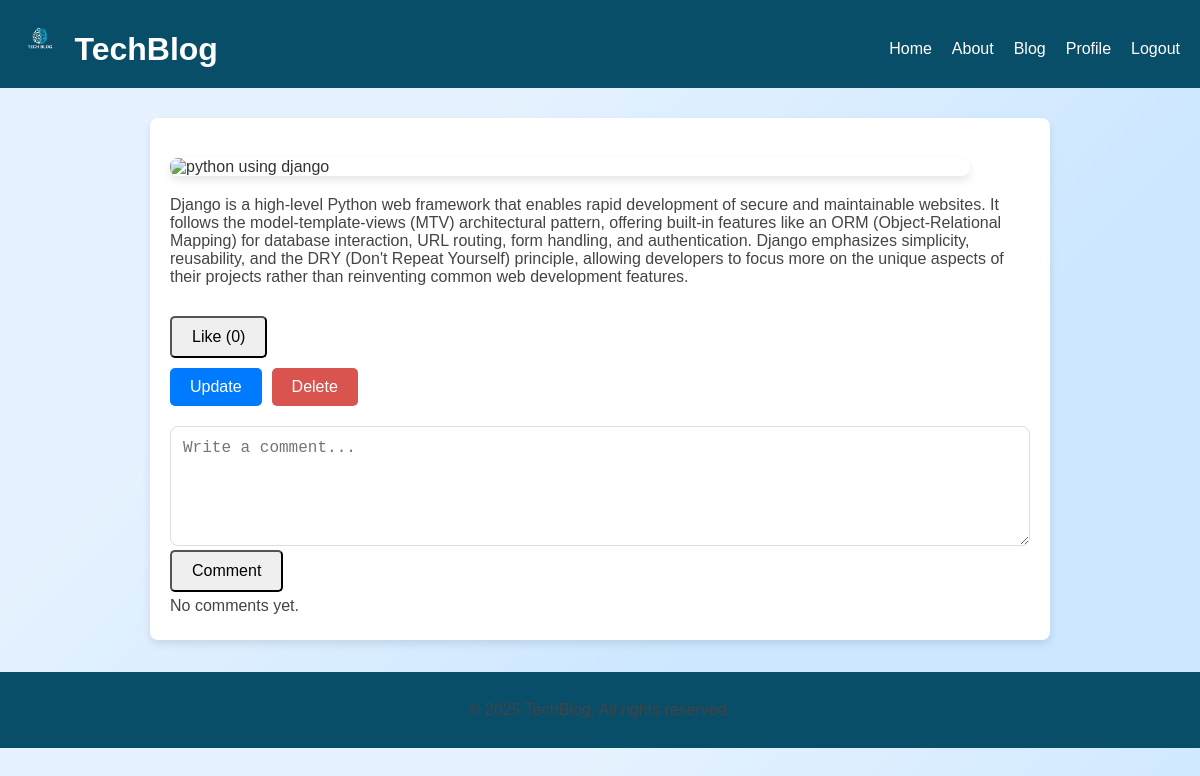
Screenshot of /blog/15/ with the database file from the repository.
### myapp/models.py (models this page shows)
class techblog(models.Model):
    title = models.CharField(max_length=100)
    discription = models.TextField()
    photo = CloudinaryField('photo', null=True, blank=True)
    likes = models.PositiveIntegerField(default=0)

### myapp/views.py (the view)
# urls.py: path('blog/<int:post_id>/', post_detail, name='post_detail'),
def post_detail(request, post_id):
    post = get_object_or_404(techblog, id=post_id)
    return render(request, 'post_detail.html', {'post': post})

### template/post_detail.html (shortened to what this page needs)
{% extends "main.html" %}
{% load static %}
{% block body %}
<main>
    <article>
        <img src="{{ post.photo.url }}" alt="{{ post.title }}" class="post-image">
        <p>{{ post.discription }}</p>
    </article>
    <div class="post-actions">
        <button onclick="likePost({{ post.id }})">Like (<span id="like-count-{{ post.id }}">{{ post.likes }}</span>)</button>
    </div>
    <div class="post-actions">
        <a href="{% url 'myapp:update' post.id %}" class="btn-update">Update</a>
        <a href="{% url 'myapp:delete' post.id %}" class="btn-delete" onclick="return confirm('Are you sure you want to delete this post?');">Delete</a>
    </div>
    <div class="comment-section">
        <textarea id="comment-input-{{ post.id }}" placeholder="Write a comment..."></textarea>
        <button onclick="submitComment({{ post.id }})">Comment</button>
    </div>
    <div id="comments-{{ post.id }}">
        {% for comment in post.comments.all %}
            <p><strong>{{ comment.user }}</strong>: {{ comment.text }}</p>
        {% empty %}
            <p>No comments yet.</p>
        {% endfor %}
    </div>
</main>
<link rel="stylesheet" href="{% static 'css/post.css' %}">
{% endblock %}

### static/css/main.css (style rules this page uses)
* { margin: 0; padding: 0; box-sizing: border-box; }
body { font-family: "Arial", sans-serif; background: linear-gradient(135deg, #e6f2ff 30%, #cce7ff 70%); color: #333; }

### static/css/post.css (style rules this page uses)
body { font-family: 'Arial', sans-serif; background-color: #f4f4f9; margin: 0; padding: 0; }
main { max-width: 900px; margin: 30px auto; padding: 20px; background-color: white; border-radius: 8px; box-shadow: 0 4px 8px rgba(0, 0, 0, 0.1); }
article { margin-bottom: 30px; }
.post-image { width: 100%; max-width: 800px; height: auto; display: block; margin: 20px 0; border-radius: 8px; box-shadow: 0 4px 8px rgba(0, 0, 0, 0.1); }
.post-actions { display: flex; justify-content: flex-start; gap: 10px; margin-top: 10px; }
button, .btn-update, .btn-delete { padding: 10px 20px; font-size: 1rem; border-radius: 5px; text-decoration: none; cursor: pointer; transition: background-color 0.3s; }
.btn-update { background-color: #007bff; color: white; border: none; }
.btn-delete { background-color: #d9534f; color: white; border: none; }
.comment-section { margin-top: 20px; width: 100%; }
textarea { width: 100%; padding: 12px; font-size: 1rem; border-radius: 8px; border: 1px solid #ddd; resize: vertical; height: 120px; }
p { font-size: 1rem; color: #444; margin: 5px 0; }

### rows the page displays
techblog: discription "Django is a high-level Python web framework that enables rapid development of secure and maintainable websites. It follows the model-template-views (MTV) architectural pattern, offering built-in features like an ORM (Object-Relational Mapping) for database interaction, URL routing, form handling, and authentication. Django emphasizes simplicity, reusability, and the DRY (Don't Repeat Yourself) principle, allowing developers to focus more on the unique aspects of their projects rather than reinventing common web development features.", likes "0", id "Write a comment..."
